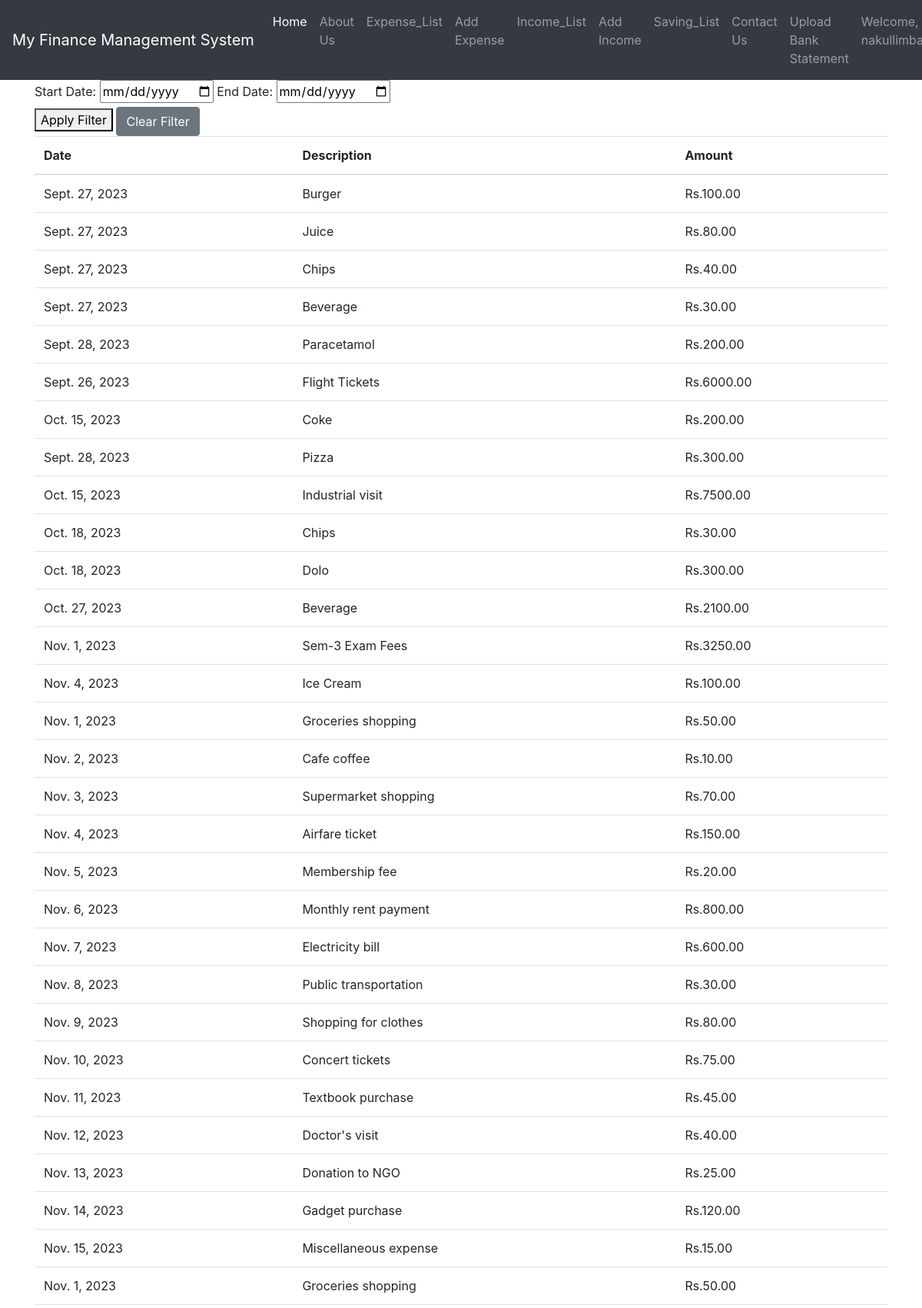
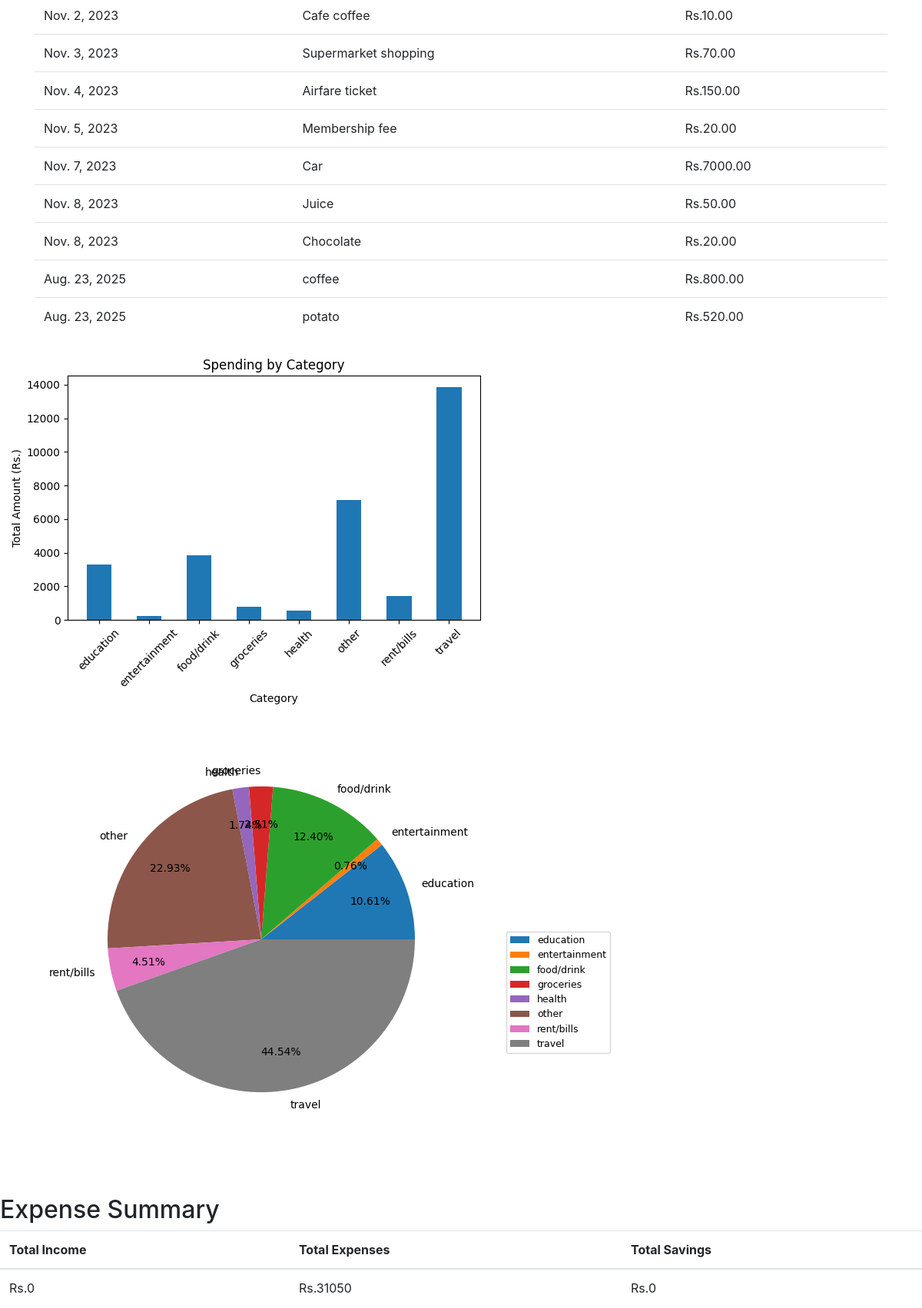
The app's page /expense_list (signed in, upper part) with its own data (2 pictures, top to bottom).
### finance_app/models.py (models this page shows)
class Expense(models.Model):
    user = models.ForeignKey(User, on_delete=models.CASCADE)
    date = models.DateField()
    category = models.CharField(max_length=100,choices=CATEGORY_CHOICES)
    description = models.CharField(max_length=400)
    amount = models.DecimalField(max_digits=10, decimal_places=2)

### finance_app/views.py (the view)
# urls.py: path("expense_list", views.expense_list, name='expense_list'),
@login_required
def expense_list(request):
    expenses = Expense.objects.filter(user=request.user)
    start_date = request.GET.get('start_date')
    end_date = request.GET.get('end_date')
    if start_date and end_date:
        start_date = datetime.strptime(start_date, "%Y-%m-%d")
        end_date = datetime.strptime(end_date, "%Y-%m-%d")
        expenses = expenses.filter(date__range=[start_date, end_date]).order_by('date')
    if not expenses.exists():
        return render(
            request,
            'finance_app/expense_list.html',
            {'expenses': [], 'plot_image': None, 'total_expenses': 0, 'avg_expenses': None, 'no_expenses_message': "No Expenses in the Selected Date Range"},
        )
    total_expenses = expenses.aggregate(Sum('amount'))['amount__sum']
    start_date = request.GET.get('start_date')
    end_date = request.GET.get('end_date')
    total_savings = calculate_total_savings(request.user, start_date, end_date)
    start_date = request.GET.get('start_date')
    end_date = request.GET.get('end_date')
    total_income = calculate_total_income(request.user, start_date, end_date)
    category_totals = (
        expenses.values('category')
        .annotate(total_amount=Sum('amount'))
        .order_by('category')
    )
    expense_data = pd.DataFrame(list(expenses.values()))
    spending_by_category = expense_data.groupby('category')['amount'].sum()
    fig, ax = plt.subplots()
    ax.set_title('Spending by Category')
    ax.set_xlabel('Category')
    ax.set_ylabel('Total Amount (Rs.)')
    ax.bar(spending_by_category.index, spending_by_category.values, width=0.5)
    ax.set_xticklabels(spending_by_category.index, rotation=45)
    plt.tight_layout()
    img_buffer = BytesIO()
    fig.savefig(img_buffer, format='png')
    img_buffer.seek(0)
    img_data = base64.b64encode(img_buffer.read()).decode()
    img_buffer.close()
    plt.close(fig)  # Close the Matplotlib figure to release resources
    """
    # Data visualization - create a donut chart for expenses by category
    labels = spending_by_category.index
    values = spending_by_category.values

    # Convert values to percentages
    total = sum(values)
    percentages = [v/total*100 for v in values]

    fig, ax = plt.subplots(figsize=(6, 3), subplot_kw=dict(aspect="equal"))

    # Plot the donut chart
    wedges, texts = ax.pie(percentages, wedgeprops=dict(width=0.5), startangle=-40)

    # Annotation properties
    bbox_props = dict(boxstyle="square,pad=0.3", fc="w", ec="k", lw=0.72)
    kw = dict(arrowprops=dict(arrowstyle="-"),
            bbox=bbox_props, zorder=0, va="center")

    # Add labels with arrows
    for i, p in enumerate(wedges):
        ang = (p.theta2 - p.theta1) / 2. + p.theta1
        y = np.sin(np.deg2rad(ang))
        x = np.cos(np.deg2rad(ang))
        horizontalalignment = {-1: "right", 1: "left"}[int(np.sign(x))]
        connectionstyle = f"angle,angleA=0,angleB={ang}"
        kw["arrowprops"].update({"connectionstyle": connectionstyle})
        ax.annotate(f"{labels[i]}\n{percentages[i]:.1f}%", xy=(x, y), xytext=(1.35 * np.sign(x), 1.4 * y),
                    horizontalalignment=horizontalalignment, **kw)

    ax.set_title("Expenses by Category: A donut")

    # Save the donut chart as an image
    img_buffer = BytesIO()
    plt.savefig(img_buffer, format='png')
    img_buffer.seek(0)
    img_data_pie = base64.b64encode(img_buffer.read()).decode()
    img_buffer.close()
    plt.close()
    """
    labels = spending_by_category.index  # Access the index directly
    values = spending_by_category.values  # Access the values directly
    plt.figure(figsize=(8,6))
    pie=plt.pie(values, labels=labels,autopct='%1.2f%%', startangle=0,labeldistance=1.1, pctdistance=0.75, radius=1)
    plt.axis('equal')  # Equal aspect ratio ensures that the pie chart is circular.
    plt.legend(pie[0],labels, bbox_to_anchor=(1,0.4), loc="center right", fontsize=9,
           bbox_transform=plt.gcf().transFigure)
    plt.subplots_adjust(left=0.15, bottom=0.15, right=0.70)
    img_buffer = BytesIO()
    plt.savefig(img_buffer, format='png')
    img_buffer.seek(0)
    img_data_pie = base64.b64encode(img_buffer.read()).decode()
    img_buffer.close()
    plt.close()
    return render(
        request,
        'finance_app/expense_list.html',
        {
            'expenses': expenses,
            'plot_image': img_data,
            'img_data_pie': img_data_pie,
            'total_income': total_income,
            'total_expenses': total_expenses,
            'total_savings': total_savings,
            'category_totals': category_totals,
            'start_date': start_date,
            'end_date': end_date,
        },
    )

### finance_app/views.py (called while the page is built)
def calculate_total_expenses(user, start_date, end_date):
    expenses = Expense.objects.filter(user=user, date__range=[start_date, end_date])
    total_expenses = expenses.aggregate(total=Sum('amount'))
    return total_expenses['total'] or 0

def calculate_total_income(user, start_date, end_date):
    total_income = (
        Income.objects.filter(user=user, date__range=[start_date, end_date])
        .aggregate(total=Sum('amount'))
    )
    return total_income['total'] or 0  # Return 0 if no income found

def calculate_total_savings(user, start_date, end_date):
    total_income = calculate_total_income(user, start_date, end_date)
    total_expenses = calculate_total_expenses(user, start_date, end_date)  # You need to implement this function.
    total_savings = total_income - total_expenses
    return total_savings

### finance_app/templates/finance_app/expense_list.html (shortened to what this page needs)
{% extends "finance_app/base.html" %}
{% block body %}
  <div class="container">
    <h1>Expense List</h1>
    <form method="GET">
      <label for="start_date">Start Date:</label>
      <input type="date" id="start_date" name="start_date" value="{{ request.GET.start_date }}">
      <label for="end_date">End Date:</label>
      <input type="date" id="end_date" name="end_date" value="{{ request.GET.end_date }}">
      <br>
      <button type="submit">Apply Filter</button>
      <a href="http://127.0.0.1:8000/expense_list" class="btn btn-secondary">Clear Filter</a>
  </form>
    <table class="table">
        <thead>
            <tr>
                <th>Date</th>
                <th>Description</th>
                <th>Amount</th>
            </tr>
        </thead>
        <tbody>
            {% for expense in expenses %}
                <tr>
                    <td>{{ expense.date }}</td>
                    <td>{{ expense.description }}</td>
                    <td>Rs.{{ expense.amount }}</td>
                </tr>
            {% empty %}
                <tr>
                    <td colspan="2">No Expense records found.</td>
                </tr>
            {% endfor %}
        </tbody>
    </table>
</div>
    <img alt="Spending by Category">
    <img alt="Spending by Category">
    <br>
    <br>
<div>
    <h2>Expense Summary</h2>
    <table class='table'>
      <thead>
        <tr>
          <th>Total Income</th>
          <th>Total Expenses</th>
          <th>Total Savings</th>
        </tr>
      </thead>
      <tbody>
        <tr>
          <td>Rs.{{ total_income }}</td>
          <td>Rs.{{ total_expenses }}</td>
          <td>Rs.{{ total_savings }}</td>
        </tr>
      </tbody>
    </table>
</div>
{% endblock body %}

### finance_app/templates/finance_app/base.html (shortened to what this page needs)
<!doctype html>
<html lang="en">
  <head>
    <link rel="stylesheet" href="https://stackpath.bootstrapcdn.com/bootstrap/4.4.1/css/bootstrap.min.css">
    <link rel="stylesheet" href="https://cdnjs.cloudflare.com/ajax/libs/font-awesome/6.0.0-beta3/css/all.min.css">
  </head>
  <body class="pt-5">
<nav class="navbar navbar-expand-lg navbar-dark bg-dark fixed-top">
  <a class="navbar-brand" href="/">My Finance Management System</a>
  <div class="collapse navbar-collapse" id="navbarSupportedContent">
    <ul class="navbar-nav mr-auto">
      <li class="nav-item active">
        <a class="nav-link" href="/">Home <span class="sr-only">(current)</span></a>
      </li>
      <li class="nav-item">
        <a class="nav-link" href="/about">About Us</a>
      </li>
      {% if user.is_authenticated %}
      <li class="nav-item">
        <a class="nav-link" href="/expense_list">Expense_List</a>
      </li>
      <li class="nav-item">
        <a class="nav-link" href="/add_expense">Add Expense</a>
      </li>
      <li class="nav-item">
        <a class="nav-link" href="/income_list">Income_List</a>
      </li>
      <li class="nav-item">
        <a class="nav-link" href="/add_income">Add Income</a>
      </li>
      <li class="nav-item">
        <a class="nav-link" href="/saving_list">Saving_List</a>
      </li>
      <li class="nav-item">
        <a class="nav-link" href="/contact">Contact Us</a>
      </li>
      <li class="nav-item">
        <a class="nav-link" href="/upload_bank_statement">Upload Bank Statement</a>
      </li>
      <li class="nav-item">
        <a class="nav-link" href="#">Welcome, {{user.username}}  </a>
      </li>
      {% endif %}
    </ul>
  </div>
</nav>
{% block body %} {% endblock body %}
  </body>
</html>

### records on screen
Expense: date "Sept. 27, 2023", description "Burger", amount "100.00"
Expense: date "Sept. 27, 2023", description "Juice", amount "80.00"
Expense: date "Sept. 27, 2023", description "Chips", amount "40.00"
Expense: date "Sept. 27, 2023", description "Beverage", amount "30.00"
Expense: date "Sept. 28, 2023", description "Paracetamol", amount "200.00"
Expense: date "Sept. 26, 2023", description "Flight Tickets", amount "6000.00"
Expense: date "Oct. 15, 2023", description "Coke", amount "200.00"
Expense: date "Sept. 28, 2023", description "Pizza", amount "300.00"
Expense: date "Oct. 15, 2023", description "Industrial visit", amount "7500.00"
Expense: date "Oct. 18, 2023", description "Chips", amount "30.00"
Expense: date "Oct. 18, 2023", description "Dolo", amount "300.00"
Expense: date "Oct. 27, 2023", description "Beverage", amount "2100.00"
Expense: date "Nov. 1, 2023", description "Sem-3 Exam Fees", amount "3250.00"
Expense: date "Nov. 4, 2023", description "Ice Cream", amount "100.00"
Expense: date "Nov. 1, 2023", description "Groceries shopping", amount "50.00"
Expense: date "Nov. 2, 2023", description "Cafe coffee", amount "10.00"
Expense: date "Nov. 3, 2023", description "Supermarket shopping", amount "70.00"
Expense: date "Nov. 4, 2023", description "Airfare ticket", amount "150.00"
Expense: date "Nov. 5, 2023", description "Membership fee", amount "20.00"
Expense: date "Nov. 6, 2023", description "Monthly rent payment", amount "800.00"
Expense: date "Nov. 7, 2023", description "Electricity bill", amount "600.00"
Expense: date "Nov. 8, 2023", description "Public transportation", amount "30.00"
Expense: date "Nov. 9, 2023", description "Shopping for clothes", amount "80.00"
Expense: date "Nov. 10, 2023", description "Concert tickets", amount "75.00"
Expense: date "Nov. 11, 2023", description "Textbook purchase", amount "45.00"
Expense: date "Nov. 12, 2023", description "Doctor's visit", amount "40.00"
Expense: date "Nov. 13, 2023", description "Donation to NGO", amount "25.00"
Expense: date "Nov. 14, 2023", description "Gadget purchase", amount "120.00"
Expense: date "Nov. 15, 2023", description "Miscellaneous expense", amount "15.00"
Expense: date "Nov. 1, 2023", description "Groceries shopping", amount "50.00"
Expense: date "Nov. 2, 2023", description "Cafe coffee", amount "10.00"
Expense: date "Nov. 3, 2023", description "Supermarket shopping", amount "70.00"
Expense: date "Nov. 4, 2023", description "Airfare ticket", amount "150.00"
Expense: date "Nov. 5, 2023", description "Membership fee", amount "20.00"
Expense: date "Nov. 7, 2023", description "Car", amount "7000.00"
Expense: date "Nov. 8, 2023", description "Juice", amount "50.00"
Expense: date "Nov. 8, 2023", description "Chocolate", amount "20.00"
Expense: date "Aug. 23, 2025", description "coffee", amount "800.00"
Expense: date "Aug. 23, 2025", description "potato", amount "520.00"

### other values on screen
{{ total_income }} "0"
{{ total_expenses }} "31050"
{{ total_savings }} "0"
